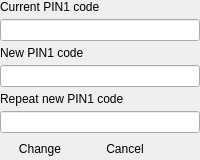
            <widget class="QWidget" name="changePin1Reader">
             <layout class="QGridLayout" name="changePin1ReaderLayout">
              <property name="margin">
               <number>0</number>
              </property>
              <property name="spacing">
               <number>5</number>
              </property>
              <item row="0" column="0" colspan="3">
               <widget class="QLabel" name="changePin1ValidateLabel">
                <property name="text">
                 <string>Current PIN1 code</string>
                </property>
                <property name="buddy">
                 <cstring>changePin1Validate</cstring>
                </property>
               </widget>
              </item>
              <item row="1" column="0" colspan="3">
               <widget class="QLineEdit" name="changePin1Validate">
                <property name="maxLength">
                 <number>12</number>
                </property>
                <property name="echoMode">
                 <enum>QLineEdit::Password</enum>
                </property>
               </widget>
              </item>
              <item row="2" column="0" colspan="3">
               <widget class="QLabel" name="changePin1NewLabel">
                <property name="text">
                 <string>New PIN1 code</string>
                </property>
                <property name="buddy">
                 <cstring>changePin1New</cstring>
                </property>
               </widget>
              </item>
              <item row="3" column="0" colspan="3">
               <widget class="QLineEdit" name="changePin1New">
                <property name="maxLength">
                 <number>12</number>
                </property>
                <property name="echoMode">
                 <enum>QLineEdit::Password</enum>
                </property>
               </widget>
              </item>
              <item row="4" column="0" colspan="3">
               <widget class="QLabel" name="changePin1RepeatLabel">
                <property name="text">
                 <string>Repeat new PIN1 code</string>
                </property>
                <property name="buddy">
                 <cstring>changePin1Repeat</cstring>
                </property>
               </widget>
              </item>
              <item row="5" column="0" colspan="3">
               <widget class="QLineEdit" name="changePin1Repeat">
                <property name="maxLength">
                 <number>12</number>
                </property>
                <property name="echoMode">
                 <enum>QLineEdit::Password</enum>
                </property>
               </widget>
              </item>
              <item row="6" column="0">
               <widget class="QPushButton" name="changePin1Change">
                <property name="focusPolicy">
                 <enum>Qt::StrongFocus</enum>
                </property>
                <property name="text">
                 <string>Change</string>
                </property>
                <property name="default">
                 <bool>true</bool>
                </property>
                <property name="flat">
                 <bool>true</bool>
                </property>
               </widget>
              </item>
              <item row="6" column="1">
               <widget class="QPushButton" name="changePin1Cancel">
                <property name="focusPolicy">
                 <enum>Qt::StrongFocus</enum>
                </property>
                <property name="text">
                 <string>Cancel</string>
                </property>
                <property name="default">
                 <bool>true</bool>
                </property>
                <property name="flat">
                 <bool>true</bool>
                </property>
               </widget>
              </item>
              <item row="6" column="2">
               <spacer name="changePin1Spacer">
                <property name="orientation">
                 <enum>Qt::Horizontal</enum>
                </property>
                <property name="sizeHint" stdset="0">
                 <size>
                  <width>0</width>
                  <height>0</height>
                 </size>
                </property>
               </spacer>
              </item>
             </layout>
            </widget>
